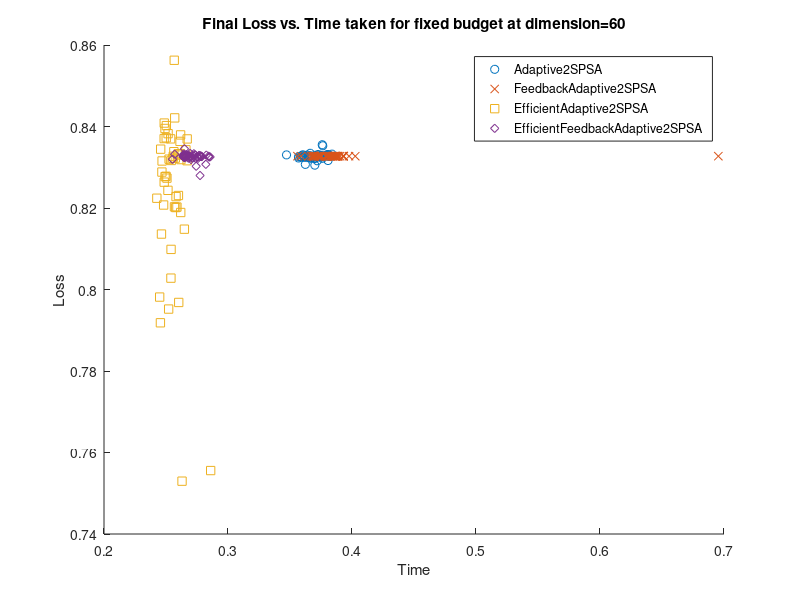

Source code (MATLAB):
%{
Filename    : analyze_runs.m
Description : A script to analyze the results of `compare_algorithms.m`
Author      : Pushpendre Rastogi
Created     : Sun Nov  1 23:29:48 2015 (-0500)
Last-Updated: .
By: .
Update #: 0

`compare_algorithms.m` produces a mat file called `sso_project.mat` that contains
the struct `results_struct` that contains keys of the form
[algorithm]_[dimension]_[runidx] for example:

Adaptive2SPSA_60_49_time_taken
Adaptive2SPSA_60_49_final_loss
Adaptive2SPSA_60_49_final_mad
Adaptive2SPSA_60_49_iteration_count

algorithm may be one of `Adaptive2SPSA`, `FeedbackAdaptive2SPSA`,
  `EfficientAdaptive2SPSA`, `EfficientFeedbackAdaptive2SPSA`.
dimension usually ranges between 10 to 100. and the
run ranges between 1 to 50.

This script can produce many plots depending on the cell ran.
Please see the documentation for each cell for details.
%}
%% 1. a scatter plot of the time_taken versus final_loss
% incurred with a small circle around the point that indicates the variance
% in the readings. For each dimensionality a separate scatter plot is produced.
% Each scatter plot contains 4 points corresponding to the four algorithms.
load('sso_project.mat');
p = 60;
runs = 50;
algorithms = {'Adaptive2SPSA', 'FeedbackAdaptive2SPSA','EfficientAdaptive2SPSA', ...
              'EfficientFeedbackAdaptive2SPSA'};
% O-red, x-blue, square-green, diamond-black.
markups = {'or', 'xb', 'sg', 'dk'};
for algorithm_idx=1:length(algorithms)
    algorithm = algorithms{algorithm_idx};
    markup = markups{algorithm_idx};
    time_readings = nan(1, runs);
    loss_readings = nan(1, runs);
    for run_idx=1:runs
        prefix = [algorithm, '_', num2str(p), '_', num2str(run_idx)];
        time_readings(run_idx) = results_struct.([prefix, '_time_taken']);
        loss_readings(run_idx) = results_struct.([prefix, '_final_loss']);
    end
    scatter(time_readings, loss_readings, markup);
    hold on;
end
title(['Final Loss vs. Time taken for fixed budget at dimension=', ...
       num2str(p)]);
xlabel('Time');
ylabel('Loss');
legend(algorithms);
saveas(gcf, 'analyze_runs', 'png');
exit;
